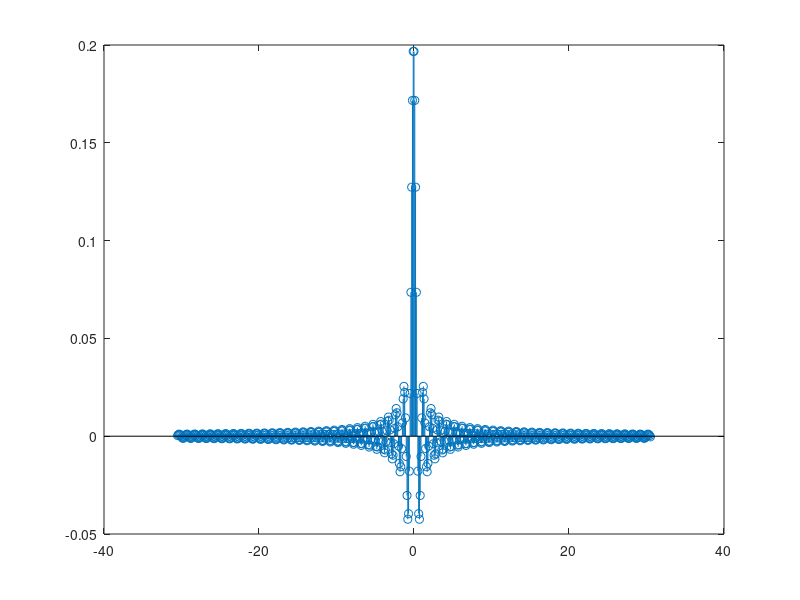
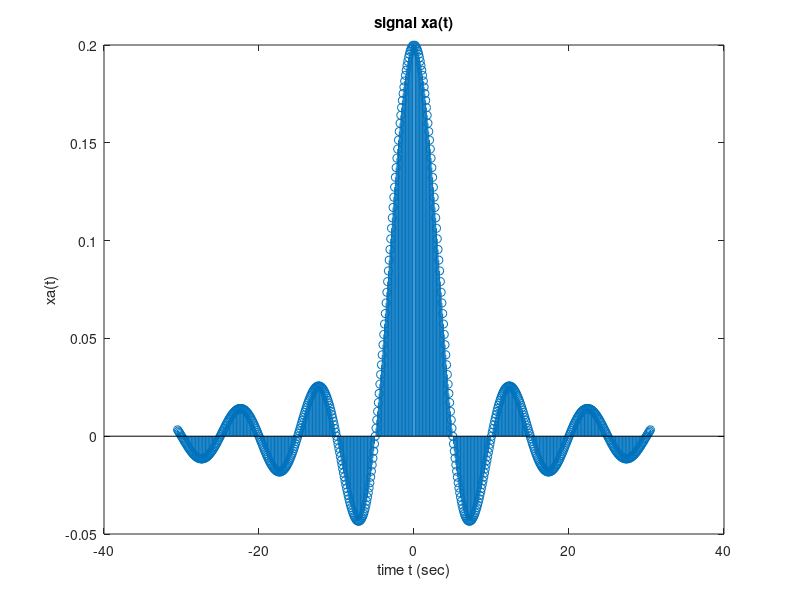

Here is the MATLAB script that generated these plots, in order:
% Generating a single-tone sine signal xa
clear;

f0=0.1; % 10 Hz sine wave
dt=0.6; % resolution
Length=61; % Total length =0.4 sec
w = 2*pi*f0;
t=-(Length/2):0.1:(Length/2);
xa1 = [Length+1];

for i= 1 : length(t)
    if i-((length(t))/2)==0
        xa1(i) = 1;
    else
       xa1(i) = sin(w * (i - length(t)/2 )) / (pi * (i - length(t)/2 ));
    end
end
xa=sin(w*t)./(pi*t);

figure;
stem(t,xa1);
figure;
stem(t,xa);
xlabel('time t (sec)'); ylabel('xa(t)');
title('signal xa(t)');

